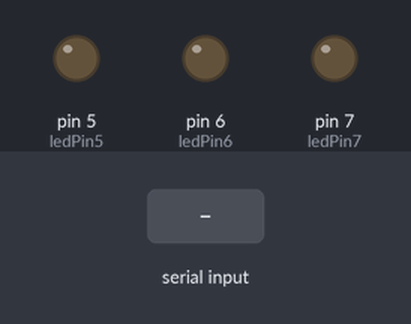
A sketch run on a simulated Arduino Uno, built with avr-gcc and run on an emulated ATmega328P. Shown: output pins drawn as LEDs (lit = HIGH). Inputs (shaded band) come from the test bench.

Above: at 1.2 s.
1.3 s: "H" received over Serial
At 2.5 s:
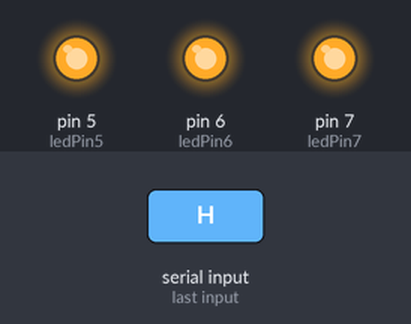
2.8 s: "L" received over Serial
At 3.9 s:
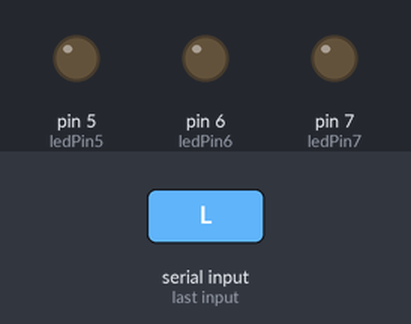
Timing chart, 0 to 5.8 s (numbered marks = the images above; inputs shaded):
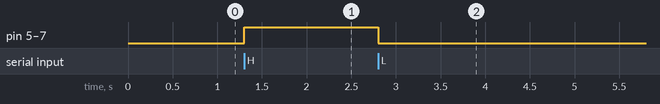

The sketch:

arduino.ino
```cpp
const int ledPin5 = 5; // the pin that the LED is attached to
const int ledPin6 = 6; // the pin that the LED is attached to
const int ledPin7 = 7; // the pin that the LED is attached to

int inByte;     // a variable to read incoming serial data into

void setup() {
  Serial.begin(9600);             // initialize serial communication
  pinMode(ledPin5, OUTPUT);        // initialize the LED pin as an output
  pinMode(ledPin6, OUTPUT);        // initialize the LED pin as an output
  pinMode(ledPin7, OUTPUT);        // initialize the LED pin as an output


}

void loop() {
  if (Serial.available() > 0) { // see if there's incoming serial data
    inByte = Serial.read(); // read it
    if (inByte == 'H') {    // if it's a capital H (ASCII 72),
      digitalWrite(ledPin5, HIGH); // turn on the LED
      digitalWrite(ledPin6, HIGH); // turn on the LED
      digitalWrite(ledPin7, HIGH); // turn on the LED

    }
    if (inByte == 'L') {    // if it's an L (ASCII 76)
      digitalWrite(ledPin5, LOW); // turn off the LED
      digitalWrite(ledPin6, LOW); // turn off the LED
      digitalWrite(ledPin7, LOW); // turn off the LED

    }
  }
}
```

Measured:
- after the input at 1.3 s, pin 5 (ledPin5), pin 6 (ledPin6), pin 7 (ledPin7): LOW → HIGH at once
- after the input at 2.8 s, pin 5 (ledPin5), pin 6 (ledPin6), pin 7 (ledPin7): HIGH → LOW at once
